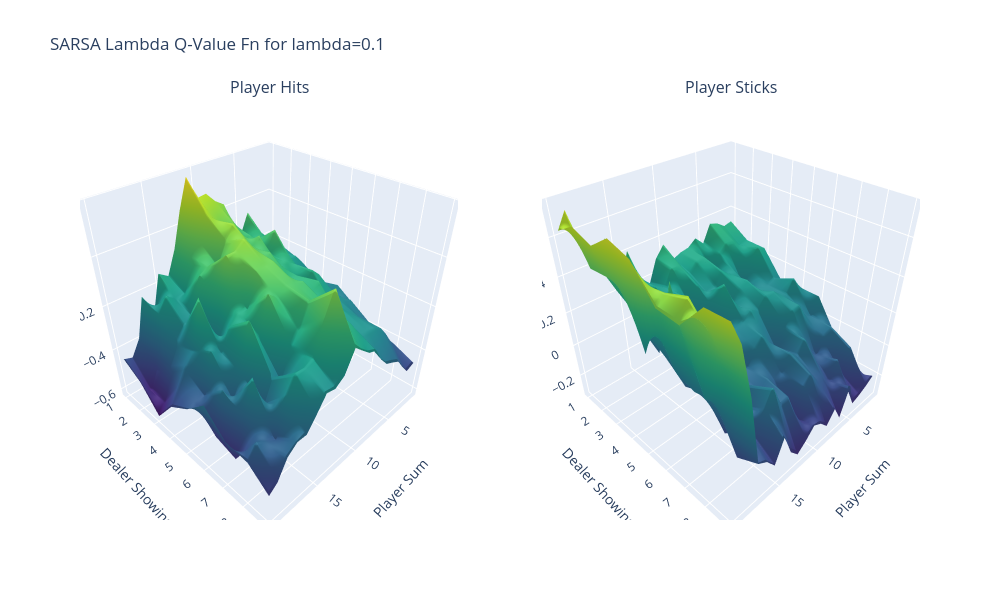

Notebook source saved alongside this figure:
### Code cell
X = np.arange(1,21)
Y = np.arange(1,10)
SARSA_q = np.average([x[0] for x in lambda_results[0.1]],axis=0)
plot_3d_surfaces(X, Y, [SARSA_q[:,:,0], SARSA_q[:,:,1]], titles=["Player Hits","Player Sticks"], heading="SARSA Lambda Q-Value Fn for lambda=0.1")

### Figure 1 — Plotly figure (JSON) as saved in the notebook; plotly's stock layout.template omitted (floating-point values rounded to 4 significant figures; data arrays with more than 128 entries replaced by an {"elided": "..."} marker saying what was removed)
{"data": [{"colorscale": [[0, "#440154"], [0.1111, "#482878"], [0.2222, "#3e4989"], [0.3333, "#31688e"], [0.4444, "#26828e"], [0.5556, "#1f9e89"], [0.6667, "#35b779"], [0.7778, "#6ece58"], [0.8889, "#b5de2b"], [1, "#fde725"]], "scene": "scene", "showscale": false, "type": "surface", "x": [1, 2, 3, 4, 5, 6, 7, 8, 9, 10, 11, 12, 13, 14, 15, 16, 17, 18, 19, 20], "y": [1, 2, 3, 4, 5, 6, 7, 8, 9], "z": {"elided": "10x21 float values"}}, {"colorscale": [[0, "#440154"], [0.1111, "#482878"], [0.2222, "#3e4989"], [0.3333, "#31688e"], [0.4444, "#26828e"], [0.5556, "#1f9e89"], [0.6667, "#35b779"], [0.7778, "#6ece58"], [0.8889, "#b5de2b"], [1, "#fde725"]], "scene": "scene2", "showscale": false, "type": "surface", "x": [1, 2, 3, 4, 5, 6, 7, 8, 9, 10, 11, 12, 13, 14, 15, 16, 17, 18, 19, 20], "y": [1, 2, 3, 4, 5, 6, 7, 8, 9], "z": {"elided": "10x21 float values"}}], "layout": {"annotations": [{"font": {"size": 16}, "showarrow": false, "text": "Player Hits", "x": 0.225, "xanchor": "center", "xref": "paper", "y": 1, "yanchor": "bottom", "yref": "paper"}, {"font": {"size": 16}, "showarrow": false, "text": "Player Sticks", "x": 0.775, "xanchor": "center", "xref": "paper", "y": 1, "yanchor": "bottom", "yref": "paper"}], "height": 600, "scene": {"domain": {"x": [0, 0.45], "y": [0, 1]}, "xaxis": {"title": {"text": "Player Sum"}}, "yaxis": {"title": {"text": "Dealer Showing"}}, "zaxis": {"title": {"text": "Value"}}}, "scene2": {"domain": {"x": [0.55, 1], "y": [0, 1]}, "xaxis": {"title": {"text": "Player Sum"}}, "yaxis": {"title": {"text": "Dealer Showing"}}, "zaxis": {"title": {"text": "Value"}}}, "title": {"text": "SARSA Lambda Q-Value Fn for lambda=0.1"}, "width": 1000}}
